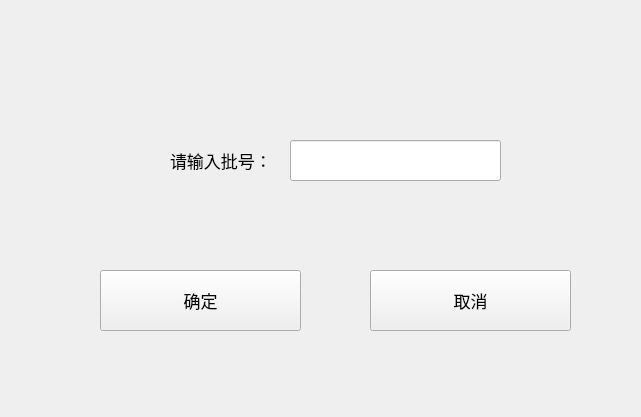
<?xml version="1.0" encoding="UTF-8"?>
<ui version="4.0">
 <class>AddBatchGroupDialog</class>
 <widget class="QDialog" name="AddBatchGroupDialog">
  <property name="geometry">
   <rect>
    <x>0</x>
    <y>0</y>
    <width>641</width>
    <height>417</height>
   </rect>
  </property>
  <property name="windowTitle">
   <string>Dialog</string>
  </property>
  <widget class="QLineEdit" name="lineEdit">
   <property name="geometry">
    <rect>
     <x>290</x>
     <y>140</y>
     <width>211</width>
     <height>41</height>
    </rect>
   </property>
  </widget>
  <widget class="QLabel" name="label">
   <property name="geometry">
    <rect>
     <x>170</x>
     <y>150</y>
     <width>101</width>
     <height>21</height>
    </rect>
   </property>
   <property name="font">
    <font>
     <pointsize>13</pointsize>
    </font>
   </property>
   <property name="text">
    <string>请输入批号：</string>
   </property>
  </widget>
  <widget class="QPushButton" name="btnSave">
   <property name="geometry">
    <rect>
     <x>100</x>
     <y>270</y>
     <width>201</width>
     <height>61</height>
    </rect>
   </property>
   <property name="font">
    <font>
     <family>苹方 粗体</family>
     <pointsize>13</pointsize>
     <weight>50</weight>
     <bold>false</bold>
     <stylestrategy>PreferDefault</stylestrategy>
    </font>
   </property>
   <property name="focusPolicy">
    <enum>Qt::NoFocus</enum>
   </property>
   <property name="styleSheet">
    <string notr="true"/>
   </property>
   <property name="text">
    <string>确定</string>
   </property>
   <property name="iconSize">
    <size>
     <width>37</width>
     <height>32</height>
    </size>
   </property>
   <property name="checkable">
    <bool>false</bool>
   </property>
   <property name="checked">
    <bool>false</bool>
   </property>
   <property name="autoExclusive">
    <bool>false</bool>
   </property>
  </widget>
  <widget class="QPushButton" name="btnCancel">
   <property name="geometry">
    <rect>
     <x>370</x>
     <y>270</y>
     <width>201</width>
     <height>61</height>
    </rect>
   </property>
   <property name="font">
    <font>
     <family>苹方 粗体</family>
     <pointsize>13</pointsize>
     <weight>50</weight>
     <bold>false</bold>
     <stylestrategy>PreferDefault</stylestrategy>
    </font>
   </property>
   <property name="focusPolicy">
    <enum>Qt::NoFocus</enum>
   </property>
   <property name="styleSheet">
    <string notr="true"/>
   </property>
   <property name="text">
    <string>取消</string>
   </property>
   <property name="iconSize">
    <size>
     <width>37</width>
     <height>32</height>
    </size>
   </property>
   <property name="checkable">
    <bool>false</bool>
   </property>
   <property name="checked">
    <bool>false</bool>
   </property>
   <property name="autoExclusive">
    <bool>false</bool>
   </property>
  </widget>
 </widget>
 <resources/>
 <connections/>
</ui>
